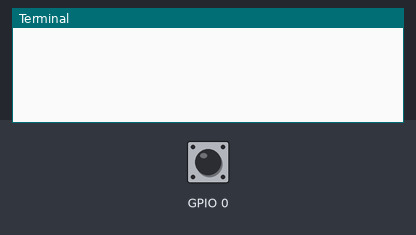
The program below on a simulated Raspberry Pi (BCM pin numbers). Shown: the last lines printed to the terminal. The inputs (shaded band) are chosen by the test bench; at power-on: GPIO 0 LOW.

Above: at 1.2 s.
1.3 s: GPIO 0 driven HIGH
At 1.7 s:
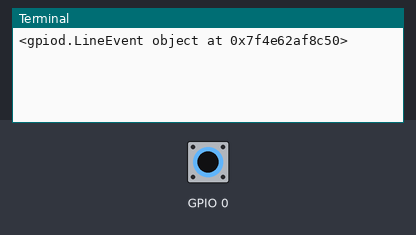
4.3 s: GPIO 0 driven LOW
At 5.1 s:
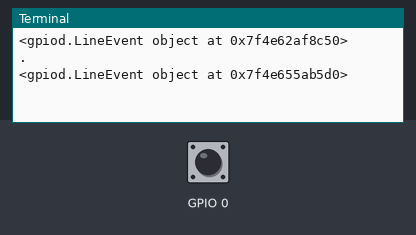
5.8 s: GPIO 0 driven HIGH
At 6.3 s:
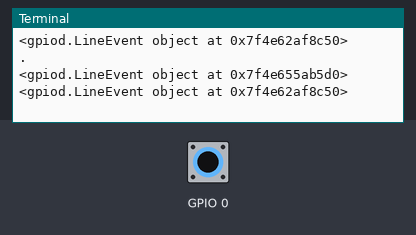
7.3 s: GPIO 0 driven LOW
At 8.5 s:
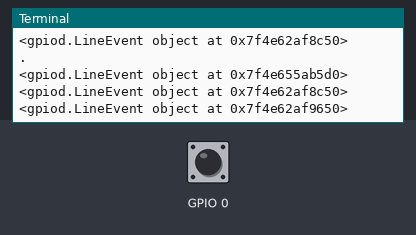
8.8 s: GPIO 0 driven HIGH
At 9.8 s:
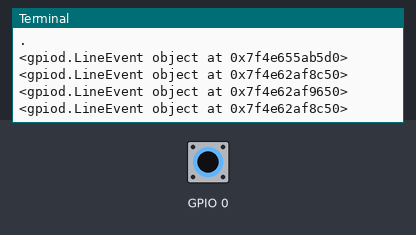
10.3 s: GPIO 0 pulsed LOW 2 times (0.12 s each, 0.3 s apart)
At 11.9 s:
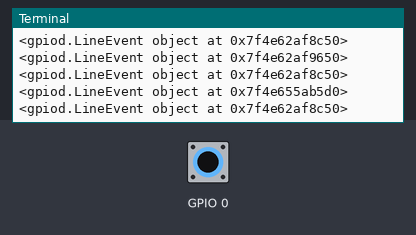

Measured:
- after the input at 1.3 s, the terminal: prints a new line at once (image 1)
- after the input at 4.3 s, the terminal: prints a new line at once (image 2)
- after the input at 5.8 s, the terminal: prints a new line at once (image 3)
- after the input at 7.3 s, the terminal: prints a new line at once (image 4)
- after the input at 8.8 s, the terminal: prints a new line at once (image 5)
- after the input at 10.3 s, the terminal: prints a new line at once (image 6)

The program:

switch0_read_irq.py
```python
#!/usr/bin/python
import gpiod
import time
chip = gpiod.Chip('10008000.gpio')
switch0 = chip.get_line(0)
switch0.request(consumer="its_me", type=gpiod.LINE_REQ_EV_BOTH_EDGES)
while True:
   ev_line = switch0.event_wait(sec=2)
   if ev_line:
     event = switch0.event_read()
     print(event)
   else:
     print(".")
```
